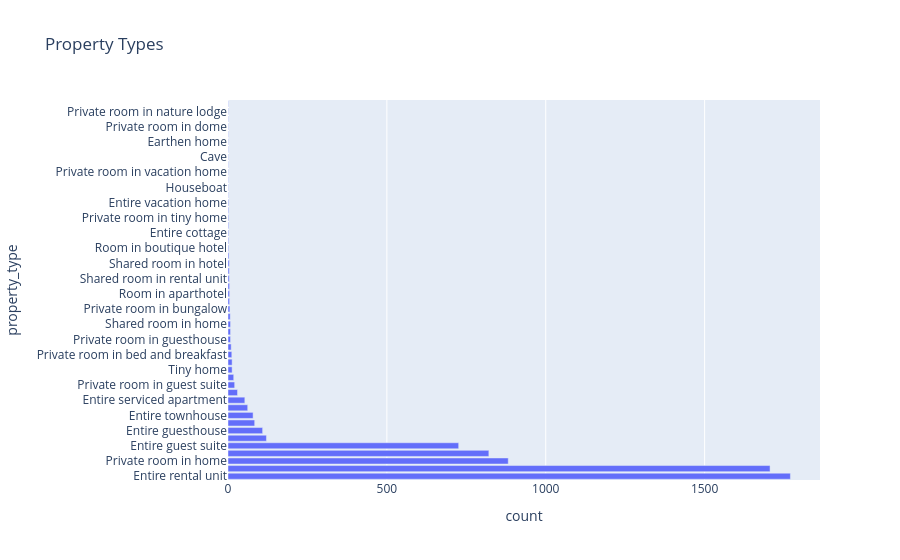

Notebook code for this chart:
### Code cell
print(df["property_type"].value_counts())
property_counts = (
    df["property_type"]
    .value_counts()
    .reset_index()
)

fig = px.bar(
    property_counts,
    x="count",
    y="property_type",
    orientation="h",
    title="Property Types"
)

fig.show()

### Figure 1 — Plotly figure (JSON) as saved in the notebook; plotly's stock layout.template omitted (floating-point values rounded to 4 significant figures)
{"data": [{"hovertemplate": "count=%{x}<br>property_type=%{y}<extra></extra>", "legendgroup": "", "marker": {"color": "#636efa", "pattern": {"shape": ""}}, "name": "", "orientation": "h", "showlegend": false, "textposition": "auto", "type": "bar", "x": [1770, 1706, 882, 821, 726, 121, 109, 84, 79, 62, 53, 30, 21, 18, 13, 13, 12, 10, 8, 8, 8, 7, 6, 5, 5, 5, 4, 4, 4, 3, 2, 2, 2, 2, 2, 2, 2, 1, 1, 1, 1, 1, 1, 1, 1, 1, 1, 1, 1, 1], "xaxis": "x", "y": ["Entire rental unit", "Entire home", "Private room in home", "Entire condo", "Entire guest suite", "Private room in rental unit", "Entire guesthouse", "Entire loft", "Entire townhouse", "Private room in condo", "Entire serviced apartment", "Private room in townhouse", "Private room in guest suite", "Room in hotel", "Tiny home", "Private room in villa", "Private room in bed and breakfast", "Entire villa", "Private room in guesthouse", "Entire bungalow", "Shared room in home", "Entire place", "Private room in bungalow", "Camper/RV", "Room in aparthotel", "Private room in serviced apartment", "Shared room in rental unit", "Boat", "Shared room in hotel", "Room in bed and breakfast", "Room in boutique hotel", "Private room in boat", "Entire cottage", "Private room in resort", "Private room in tiny home", "Private room in hostel", "Entire vacation home", "Tower", "Houseboat", "Shared room in hostel", "Private room in vacation home", "Shared room in condo", "Cave", "Private room in camper/rv", "Earthen home", "Private room in loft", "Private room in dome", "Shared room in guest suite", "Private room in nature lodge", "Hut"], "yaxis": "y"}], "layout": {"barmode": "relative", "legend": {"tracegroupgap": 0}, "title": {"text": "Property Types"}, "xaxis": {"anchor": "y", "domain": [0, 1], "title": {"text": "count"}}, "yaxis": {"anchor": "x", "domain": [0, 1], "title": {"text": "property_type"}}}}
